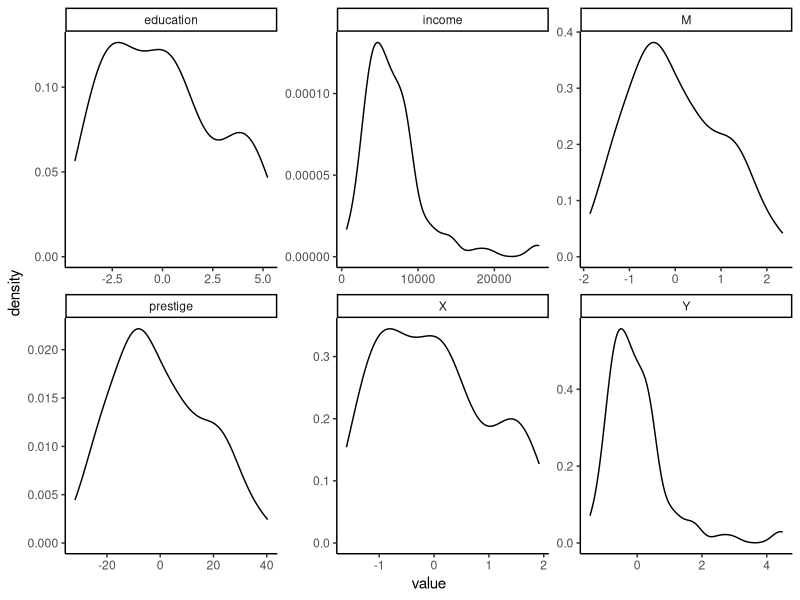
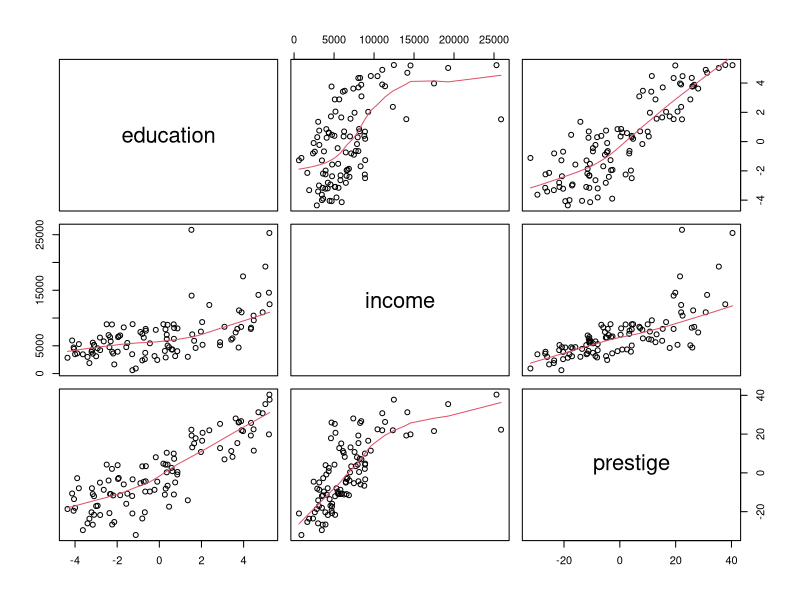
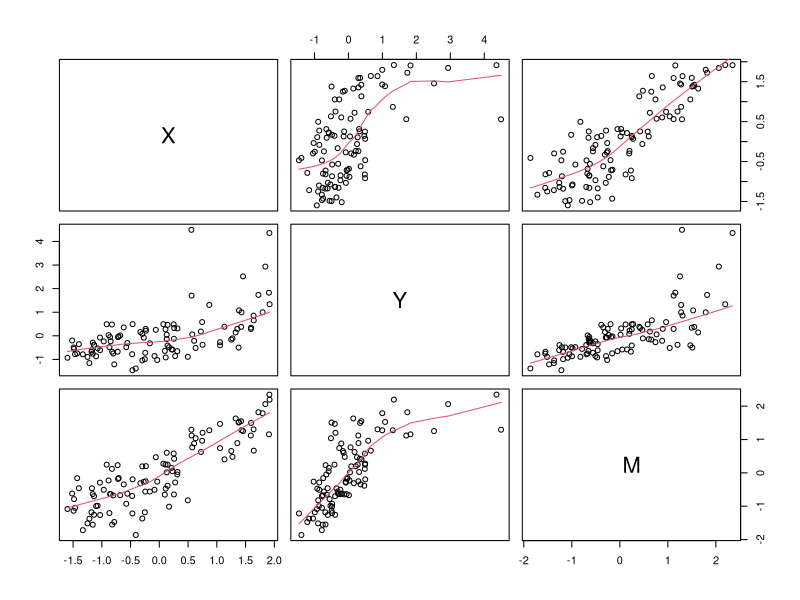

Source code (R) for these figures, in order: (Note: this script raises an error after producing the figures.)
###############################
# PSYC 5173 - SEM - Spring 22
# Lab 2 - General things
# Authored by: Austin Eubanks 
# adeubank@uark.edu
##############################.


# Notes -------------------------------------------------------------------
options(scipen = 20)

# projects

#git

# Libraries ---------------------------------------------------------------
library(tidyverse)
library(lavaan)



# Data,  structure,  descriptives -----------------------------------------
?carData::Prestige

df  <- carData::Prestige %>%
  mutate(education = education - mean(education), 
         prestige = prestige - mean(prestige),
         X = education, 
         Y = income, 
         M = prestige,
         across(X:M, ~ scale(.x) %>% as.vector))

df %>% glimpse

df %>% psych::describe()


# Assumptions -------------------------------------------------------------

df %>% 
  select(education, income, prestige) %>% 
  map_dfc(is.na) %>% 
  colMeans() # no missing

df %>% 
  select(education, income, prestige, X, Y, M) %>% 
  pivot_longer(cols = everything()) %>% 
  ggplot(aes(x = value))+ theme_classic()+
  geom_density()+
  facet_wrap(~name, scales = "free")

df %>% 
  select(education, income, prestige) %>% 
  pairs(panel = panel.smooth)

df %>% 
  select(X, Y, M) %>% 
  pairs(panel = panel.smooth)


df %>% 
  select(education, income, prestige) %>% 
  cor()

df %>% 
  select(X, Y, M) %>% 
  cor()


df %>% 
  select(education, income, prestige) %>% 
  var()

df %>% 
  select(education, income, prestige) %>% 
  var() %>% det()

df %>% 
  select(Y, X, M) %>% 
  var()

df %>% 
  select(Y, X, M) %>% 
  var() %>% det()

# Regular ol' regressions vs. lavaan --------------------------------------


edu_only <- 'income ~ 1 + education' # Reminder: the 1 just puts the intercept in the output
pre_only <- 'income ~ 1 + prestige' # but it's just like "getting the receipt;" it doesn't
eduand_pre <- 'income ~ 1 + education + prestige' # change anything computationally.

edu_mod <- df %>% 
  sem(edu_only, data = .) # A note on the warning message in a moment**

edu_lm <- lm(income ~ education, data = df)

summary(edu_mod)
summary(edu_lm)

# Warning message: this is 

pre_mod <- df %>% 
  sem(pre_only, data = .)

both_mod <- df %>% 
  sem(education_and_pre, data = .)



med_plot(pre_mod)
summary(pre_mod)
summary(lm(income ~ prestige, data = df))

summary(both_mod)
summary(lm(income ~ education + prestige, data = df))


# Mediation ---------------------------------------------------------------

# Suppose we had reason to believe that more years of education lead to larger
# incomes because of the prestige associated with a career (i.e. the relationship
# between more education and larger income is mediated by prestige of the career).

# Just a generic template of the standard mediation model
mediation_model <- 
  ' 
# direct effect
Y ~ c*X

# mediator
M ~ a*X
Y ~ b*M

# indirect effect (a*b)
ab := a*b

# total effect
total := c + (a*b)
'

df %>% 
  med_plot(mediation_model) # This function doesn't exist for you. 


prestige_mediation <- 
  ' 
# direct effect
income ~ c*education

# mediator
prestige ~ a*education
income ~ b*prestige

# indirect effect (a*b)
ab := a*b

# total effect
total := c + (a*b)
'

df %>% 
  med_plot(prestige_mediation) 
# Again, this function doesn't exist for you; it's for educational purposes. 

df %>% 
  sem(prestige_mediation, data = .) %>% 
  summary()


med_plot_info(df, prestige_mediation)
